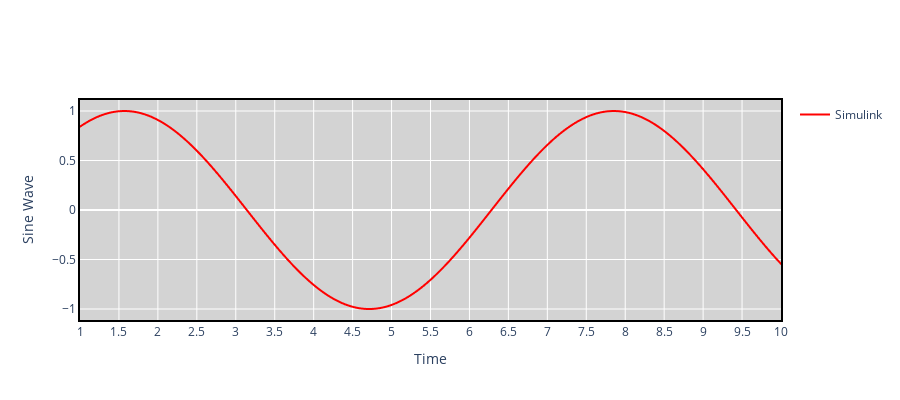

Here is the notebook cell this chart was saved with:
### Code cell
fig = make_subplots(rows=1, cols=1)
fig.add_trace(
    go.Scattergl(x=sin_df['x'], y=sin_df['y'], 
               mode='lines', line=dict(color='red', width=2), 
               name='Simulink'),
    row=1, col=1
)

fig.update_xaxes(title_text='Time', row=1, col=1)
fig.update_yaxes(title_text='Sine Wave', row=1, col=1)


fig.update_layout( showlegend=True,  width=900, height=400)
fig.update_xaxes(showline=True, linewidth=2, linecolor='black', mirror=True)
fig.update_yaxes(showline=True, linewidth=2, linecolor='black', mirror=True)
fig.update_layout(plot_bgcolor = "lightgray")
fig.update_layout(
    xaxis = dict(
        tickmode = 'linear',
        tick0 = 0.0,
        dtick = 0.5
    )
)
fig.show()

### Figure 1 — Plotly figure (JSON) as saved in the notebook; plotly's stock layout.template omitted (floating-point values rounded to 4 significant figures; data arrays with more than 128 entries replaced by an {"elided": "..."} marker saying what was removed)
{"data": [{"line": {"color": "red", "width": 2}, "mode": "lines", "name": "Simulink", "type": "scattergl", "x": {"elided": "10000 float values"}, "xaxis": "x", "y": {"elided": "10000 float values"}, "yaxis": "y"}], "layout": {"height": 400, "plot_bgcolor": "lightgray", "showlegend": true, "width": 900, "xaxis": {"anchor": "y", "domain": [0, 1], "dtick": 0.5, "linecolor": "black", "linewidth": 2, "mirror": true, "showline": true, "tick0": 0, "tickmode": "linear", "title": {"text": "Time"}}, "yaxis": {"anchor": "x", "domain": [0, 1], "linecolor": "black", "linewidth": 2, "mirror": true, "showline": true, "title": {"text": "Sine Wave"}}}}
